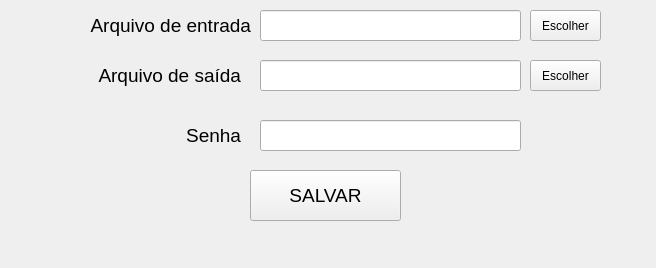
<?xml version="1.0" encoding="UTF-8"?>
<ui version="4.0">
 <class>MainWindow</class>
 <widget class="QMainWindow" name="MainWindow">
  <property name="geometry">
   <rect>
    <x>0</x>
    <y>0</y>
    <width>656</width>
    <height>268</height>
   </rect>
  </property>
  <property name="windowTitle">
   <string>Encriptador de PDF</string>
  </property>
  <widget class="QWidget" name="centralwidget">
   <widget class="QLabel" name="label">
    <property name="geometry">
     <rect>
      <x>80</x>
      <y>10</y>
      <width>171</width>
      <height>31</height>
     </rect>
    </property>
    <property name="font">
     <font>
      <pointsize>14</pointsize>
     </font>
    </property>
    <property name="text">
     <string>Arquivo de entrada</string>
    </property>
    <property name="alignment">
     <set>Qt::AlignRight|Qt::AlignTrailing|Qt::AlignVCenter</set>
    </property>
   </widget>
   <widget class="QLineEdit" name="inputFile">
    <property name="geometry">
     <rect>
      <x>260</x>
      <y>10</y>
      <width>261</width>
      <height>31</height>
     </rect>
    </property>
    <property name="font">
     <font>
      <pointsize>14</pointsize>
     </font>
    </property>
    <property name="readOnly">
     <bool>true</bool>
    </property>
   </widget>
   <widget class="QLabel" name="label_2">
    <property name="geometry">
     <rect>
      <x>80</x>
      <y>60</y>
      <width>161</width>
      <height>31</height>
     </rect>
    </property>
    <property name="font">
     <font>
      <pointsize>14</pointsize>
     </font>
    </property>
    <property name="text">
     <string>Arquivo de saída</string>
    </property>
    <property name="alignment">
     <set>Qt::AlignRight|Qt::AlignTrailing|Qt::AlignVCenter</set>
    </property>
   </widget>
   <widget class="QLineEdit" name="outputFile">
    <property name="geometry">
     <rect>
      <x>260</x>
      <y>60</y>
      <width>261</width>
      <height>31</height>
     </rect>
    </property>
    <property name="font">
     <font>
      <pointsize>14</pointsize>
     </font>
    </property>
    <property name="echoMode">
     <enum>QLineEdit::Normal</enum>
    </property>
    <property name="readOnly">
     <bool>true</bool>
    </property>
   </widget>
   <widget class="QLineEdit" name="pwd">
    <property name="geometry">
     <rect>
      <x>260</x>
      <y>120</y>
      <width>261</width>
      <height>31</height>
     </rect>
    </property>
    <property name="font">
     <font>
      <pointsize>14</pointsize>
     </font>
    </property>
    <property name="echoMode">
     <enum>QLineEdit::Password</enum>
    </property>
   </widget>
   <widget class="QLabel" name="label_3">
    <property name="geometry">
     <rect>
      <x>80</x>
      <y>120</y>
      <width>161</width>
      <height>31</height>
     </rect>
    </property>
    <property name="font">
     <font>
      <pointsize>14</pointsize>
     </font>
    </property>
    <property name="text">
     <string>Senha</string>
    </property>
    <property name="alignment">
     <set>Qt::AlignRight|Qt::AlignTrailing|Qt::AlignVCenter</set>
    </property>
   </widget>
   <widget class="QPushButton" name="findButton">
    <property name="geometry">
     <rect>
      <x>530</x>
      <y>10</y>
      <width>71</width>
      <height>31</height>
     </rect>
    </property>
    <property name="text">
     <string>Escolher</string>
    </property>
   </widget>
   <widget class="QPushButton" name="saveBtn">
    <property name="geometry">
     <rect>
      <x>530</x>
      <y>60</y>
      <width>71</width>
      <height>31</height>
     </rect>
    </property>
    <property name="text">
     <string>Escolher</string>
    </property>
   </widget>
   <widget class="QPushButton" name="finalButton">
    <property name="geometry">
     <rect>
      <x>250</x>
      <y>170</y>
      <width>151</width>
      <height>51</height>
     </rect>
    </property>
    <property name="font">
     <font>
      <pointsize>14</pointsize>
     </font>
    </property>
    <property name="text">
     <string>SALVAR</string>
    </property>
   </widget>
  </widget>
 </widget>
 <resources/>
 <connections/>
</ui>
